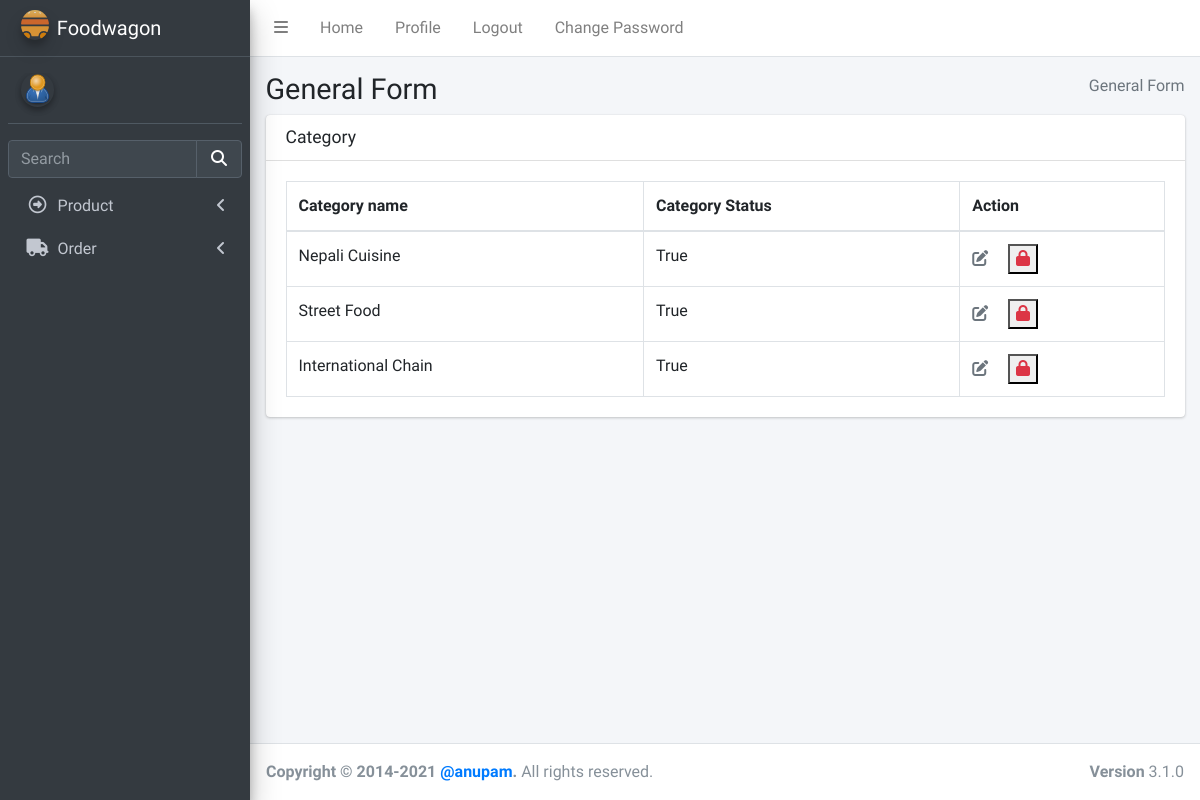
/product/viewcategory/, run on an earlier commit of the app's database.
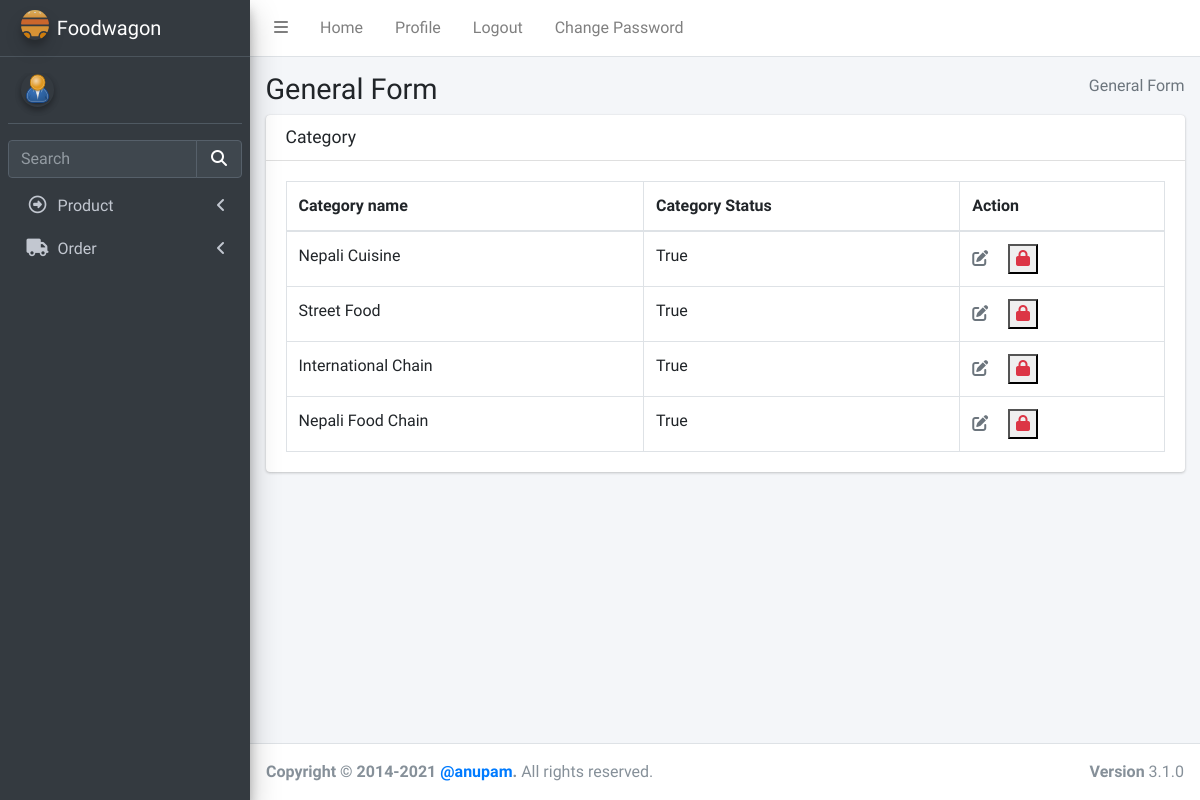
And on a later commit of the database.
### product/models.py (models this page shows, shortened)
class Categories(models.Model):
    name = models.CharField(max_length=100, default="street food", unique=True)
    status = models.BooleanField(default=True)

### product/views.py (the view)
# urls.py: path("viewcategory/", views.category_view.as_view(), name="viewcategory"),
class category_view(TemplateView):
    template_name = "admin/viewcategory.html"
    def get(self, request):
        category = Categories.objects.all()
        return render(request, self.template_name, {"category": category})

### templates/admin/viewcategory.html (shortened to what the changed rows need)
{%extends "admin/base.html" %} {% load static %}
{% block csspart %}
<link rel="stylesheet" href="{% static 'plugins/fontawesome-free/css/all.min.css' %}">
<link rel="stylesheet" href="{% static 'plugins/datatables-bs4/css/dataTables.bootstrap4.min.css' %}">
<link rel="stylesheet" href="{% static 'plugins/datatables-responsive/css/responsive.bootstrap4.min.css' %}">
<link rel="stylesheet" href="{% static 'dist/css/adminlte.min.css' %}">
</head>
{% endblock csspart %}
{%block bodycontent%}
<body class="hold-transition sidebar-mini">
    <div class="wrapper">
        <div class="content-wrapper">
            <section class="content-header">
                <div class="container-fluid">
                    <div class="row mb-2">
                        <div class="col-sm-6">
                            <h1>General Form</h1>
                        </div>
                    </div>
                </div>
                <section class="content">
                    <div class="container-fluid">
                        <div class="row">
                            <div class="col-12">
                                <div class="card">
                                    <div class="card-body">
                                        <table id="example2" class="table table-bordered table-hover">
                                            <thead>
                                                <tr>
                                                    <th>Category name</th>
                                                    <th>Category Status</th>
                                                    <th>Action</th>
                                                </tr>
                                            </thead>
                                            <tbody>
                                                {% for categories in category %}
                                                <tr>
                                                    <td>{{categories.name}}</td>
                                                    <td>{{categories.status}}</td>
                                                    <td>
                                                        <a class="mr-3 text-muted"
                                                            href="{% url 'product:updatecategory' categories.id %}"
                                                            title="Edit"><i class="fas fa-edit"></i></a>
                                                        <form action="{% url 'product:deletecategory' categories.id %}"
                                                            method="POST" class=d-inline>
                                                            {%if categories.status %}
                                                            <button type="submit"><i
                                                                    class="fas fa-lock text-danger"></i></button>
                                                            {%else%}
                                                            <button type="submit"><i
                                                                    class="fas fa-lock-open text-danger"></i></button>
                                                            {%endif%}
                                                        </form>
                                                    </td>
                                                </tr>
                                                {% endfor %}
                                            </tbody>
                                        </table>
                                    </div>
                                </div>
                            </div>
                        </div>
                    </div>
                </section>
        </div>
        {%endblock bodycontent%}

What changed in the data, as far as the page shows it:
added Categories: name "Nepali Food Chain", status "True"
